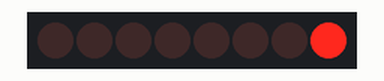
Recording of a sketch running on a simulated Arduino Uno, built with avr-gcc and run on an emulated ATmega328P. On the bench: 8 shift-register outputs drawn as a row of LEDs (first output left, lit = HIGH). Wiring (inferred from the names in the program): shift register (74HC595): data pin 5; shift clock pin 19; latch pin 18. Wiring (inferred from the signals the program sends): row of LEDs: on Q0, Q1, Q2, Q3, Q4, Q5, Q6, Q7.

Above: at 0.1 s.
At 6.1 s:
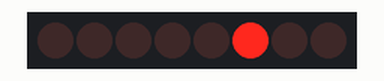
At 9.1 s:
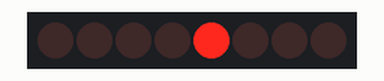
At 18.1 s:
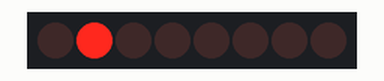
At 27.1 s:
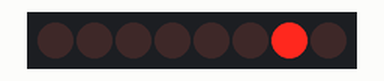
At 36.1 s:
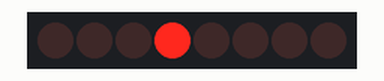
Timing chart, 0 to 40.0 s (numbered marks = the images above):
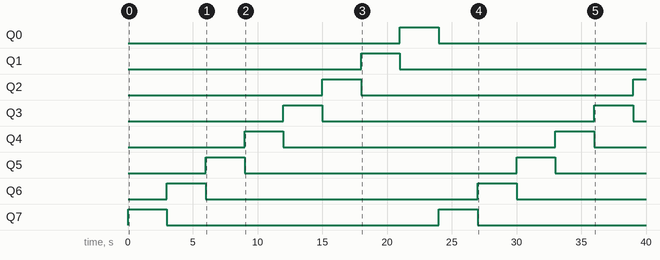

The sketch:

shift.ino
```cpp
int dataPin =  5;//32; //5
int latchPin = 18;//23; //18
int clockPin = 19;// 33; //19

byte led = 0b00000000;
int dt = 1000;

void setup() {
  Serial.begin(9600);
  pinMode(dataPin, OUTPUT);
  pinMode(latchPin, OUTPUT);
  pinMode(clockPin, OUTPUT);
}

void loop() {

  // changeState(led);
  // delay(3000);
  // ~led;

   for (int i =0; i<=7; i++)
 { bitSet(led, i);
  changeState(led);
  delay(3000);
  led = 0b00000000;
  }

}

void changeState(byte states){
digitalWrite(latchPin, LOW);
shiftOut(dataPin, clockPin, LSBFIRST, states);
digitalWrite(latchPin, HIGH);

}
```

Measured:
- by itself, Q0: LOW → HIGH at 21.0 s, → LOW 3.0 s later
- by itself, Q1: LOW → HIGH at 18.0 s, → LOW 3.0 s later
- by itself, Q2: LOW → HIGH at 15.0 s, → LOW 3.0 s later, → HIGH 21.0 s later
- by itself, Q3–7: alternates HIGH for 3.0 s and LOW for 21.0 s
